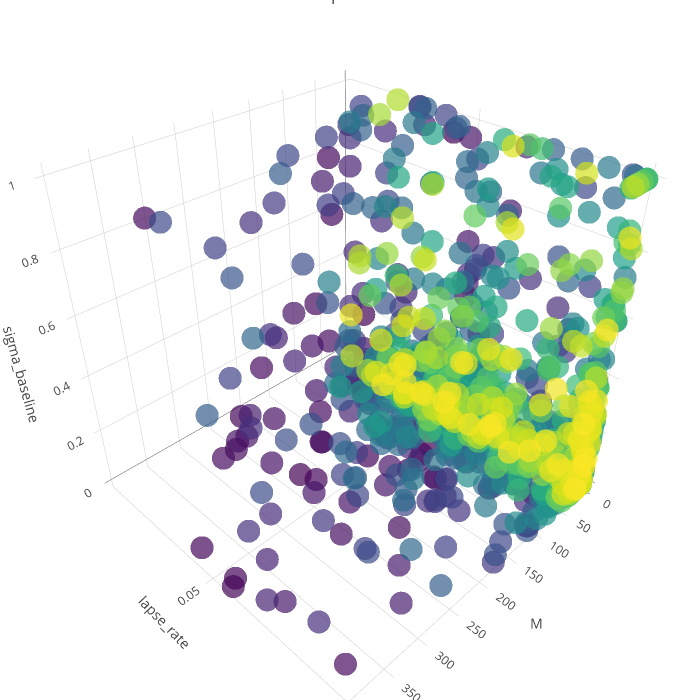

Notebook code for this chart:
### Code cell
# Filter the start of steps only
df_cmaes_traj = df_best_fits[df_best_fits['step'] < 1000]
# result_to_color = np.array(df_cmaes_traj['dist_nll92'])
result_to_color = np.array(df_cmaes_traj['step'])
# result_to_color = np.log(result_to_color)

text = ['> %s' % (x) for x in result_to_color]

trace1 = go.Scatter3d(
        x = df_cmaes_traj['M'],
        y = df_cmaes_traj['lapse_rate'],
        z = df_cmaes_traj['sigma_baseline'],
        text = text,
        mode = 'markers',
        marker = go.Marker(
            color = result_to_color,
            size = 8,
            colorscale='Viridis',
            opacity=0.7
        )
    )
data = [trace1]
layout = go.Layout(
    title='Landscape for NLL92',
    autosize=False,
    width=700,
    height=700,
    margin=dict(
        l=0,
        r=0,
        b=0,
        t=0),
    scene=go.Scene(
        xaxis=go.XAxis(
            title='M',
        ),
        yaxis=go.YAxis(
            title='lapse_rate',
        ),
        zaxis=go.ZAxis(
            title='sigma_baseline',
        )
    )
)
fig = go.Figure(data=data, layout=layout)
py.iplot(fig)

### Figure 1 — Plotly figure (JSON) as saved in the notebook; plotly's stock layout.template omitted (floating-point values rounded to 4 significant figures; data arrays with more than 128 entries replaced by an {"elided": "..."} marker saying what was removed)
{"data": [{"marker": {"color": {"elided": "955 int values"}, "colorscale": "Viridis", "opacity": 0.7, "size": 8}, "mode": "markers", "text": {"elided": "955 str values"}, "type": "scatter3d", "x": {"elided": "955 int values"}, "y": {"elided": "955 float values"}, "z": {"elided": "955 float values"}}], "layout": {"autosize": false, "height": 700, "margin": {"b": 0, "l": 0, "r": 0, "t": 0}, "scene": {"xaxis": {"title": "M"}, "yaxis": {"title": "lapse_rate"}, "zaxis": {"title": "sigma_baseline"}}, "title": "Landscape for NLL92", "width": 700}}
